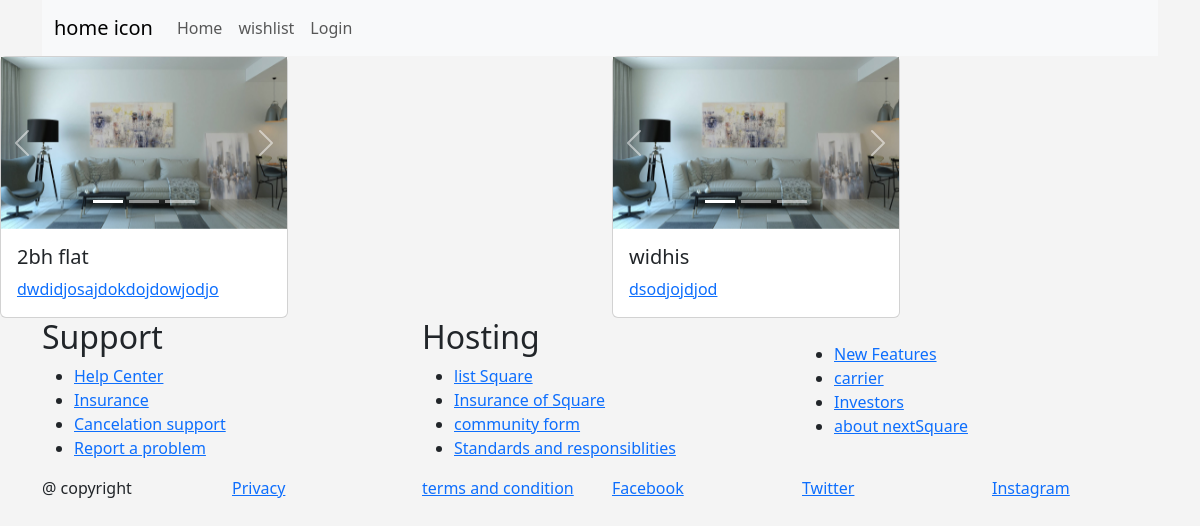
The page /home/base on the database as committed earlier.
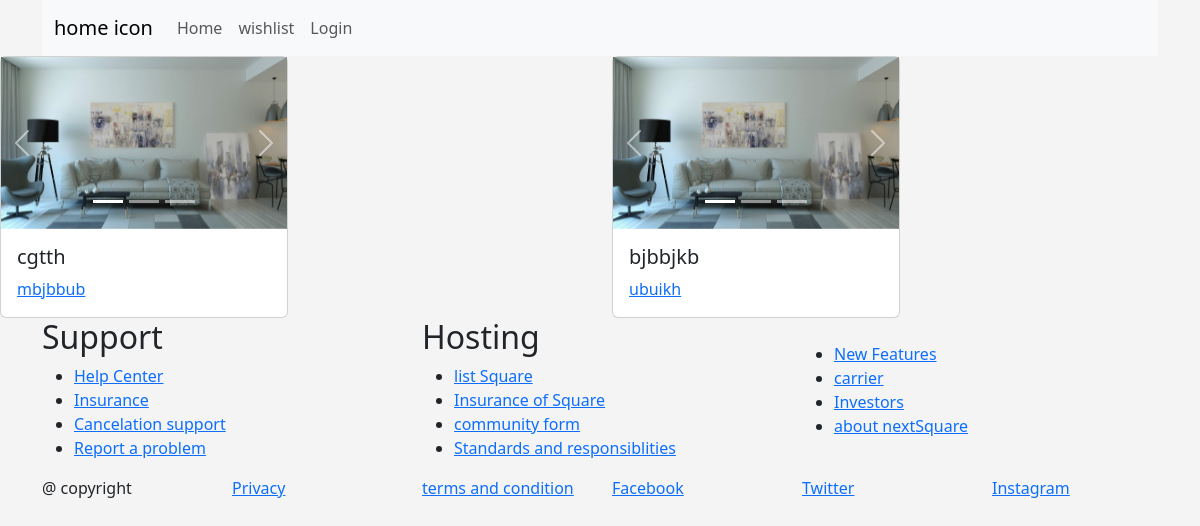
The same page on the database as committed later.
### home/models.py (models this page shows)
class Properties(models.Model):
    property_id = models.AutoField(primary_key=True)
    landlord = models.ForeignKey(Persons, on_delete=models.CASCADE)
    property_type = models.CharField(max_length=255)
    location = models.CharField(max_length=255)
    property_images = models.TextField()
    property_details = models.TextField()
    renting_amount = models.DecimalField(max_digits=10, decimal_places=2)
    services_subscription_active = models.BooleanField()

### home/views.py (the view)
# urls.py: path('base',views.home,name='homepage'),
def home(request):
          properties=Properties.objects.all()
          if properties is None:
                  return HttpResponse('no properties found')
          return render (request,'home/index.html',context={'properties':properties})

### home/templates/home/index.html (shortened to what this page needs)
{% extends 'home/base.html'  %}
{% load static %}
{% block navigation %}
  {% if user.is_authenticated %}
    <div class='container'>
      <nav class='navbar navbar-expand-lg navbar-light bg-light'>
      <div class='container-fluid'>
          <a class="navbar-brand" href="#">home icon</a>
          <button class="navbar-toggler" type="button" data-bs-toggle="collapse" data-bs-target="#navbarTogglerDemo01" aria-controls="navbarTogglerDemo01" aria-expanded="false" aria-label="Toggle navigation">
            <span class="navbar-toggler-icon"></span>
          </button>
          <div class="collapse navbar-collapse" id="navbarTogglerDemo01">
            <ul class="navbar-nav me-auto mb-2 mb-lg-0">
              <li class="nav-item">
                <a class="nav-link" href="#">Home</a>
              </li>
              <li class="nav-item">
                <a class="nav-link" href="#">wishlist</a>
              </li>
              <li class="nav-item">
                <a class="nav-link" href="#">{{ user.username }}</a>
              </li>
              <li class="nav-item">
                <a class="nav-link" href="{% url 'login:logout' %}">logout</a>
              </li>
              <li class="nav-item">
              <a class="nav-link" href=""></a>
              </li>
            </ul>
      </div>
      </nav>
    </div>
  {% else %}
    <div class='container'>
      <nav class='navbar navbar-expand-lg navbar-light bg-light'>
      <div class='container-fluid'>
          <a class="navbar-brand" href="#">home icon</a>
          <div class="collapse navbar-collapse" id="navbarTogglerDemo01">
            <ul class="navbar-nav me-auto mb-2 mb-lg-0">
              <li class="nav-item">
                <a class="nav-link" href="#">Home</a>
              </li>
              <li class="nav-item">
                <a class="nav-link" href="#">wishlist</a>
              </li>
              <li class="nav-item">
                <a class="nav-link" href="{% url 'login:login' %}">Login</a>
              </li>
            </ul>
      </div>
      </nav>
    </div>
  {% endif %}
{% endblock %}
{% block grid_property %}
      <div class='row'>
        {% for properties in properties %}
        {% include 'home/property_card.html' with property=properties %}
        {% endfor %}
      </div>
{% endblock %}

### home/templates/home/base.html (shortened to what this page needs)
<!DOCTYPE html>
<html>
          <head>
                    <link rel="stylesheet" href="">
                    {% load static %}
                    {% load bootstrap5 %}
                    {% bootstrap_css %}
          </head>
          <body style='background-color:#f4f4f4; color=#08010e;'>
                    {% block navigation %}{% endblock %}
                    {% block grid_property %}{% endblock %}
                    <footer class="container">
                              <section class="row">
                                        <article class="col">
                                                  <h2>Support</h2>
                                                  <ul>
                                                            <li><a href=''>Help Center</a></li>
                                                            <li><a href=''>Insurance</a></li>
                                                            <li><a href=''>Cancelation support</a></li>
                                                            <li><a href=''>Report a problem</a></li>
                                                  </ul>
                                        </article>
                                        <article class="col">
                                                  <h2>Hosting</h2>
                                                  <ul>
                                                            <li><a href=''>list Square</a></li>
                                                            <li><a href=''>Insurance of Square</a></li>
                                                            <li><a href=''>community form</a></li>
                                                            <li><a href=''>Standards and responsiblities</a></li>
                                                  </ul>
                                        </article>
                                        <article class="col">
                                                  <br>
                                                  <ul>
                                                            <li><a href=''>New Features</a></li>
                                                            <li><a href=''>carrier</a></li>
                                                            <li><a href=''>Investors</a></li>
                                                            <li><a href=''>about nextSquare</a></li>
                                                  </ul>
                                        </article>
                              </section>
                              <section class="row">
                                        <article class="col-4 col-lg-2">@ copyright</article>
                                        <article class="col-4 col-lg-2"><a href=''>Privacy</a></article>
                                        <article class="col-4 col-lg-2"><a href=''>terms and condition</a></article>
                                        <article class="col-4 col-lg-2"><a href=''>Facebook</a></article>
                                        <article class="col-4 col-lg-2"><a href=''>Twitter</a></article>
                                        <article class="col-4 col-lg-2"><a href=''>Instagram</a></article>
                              </section>
                    </footer>
          </body>
</html>

### home/templates/home/property_card.html (shortened to what this page needs)
{% load static %}
<div class='col md-6'>
<div class="card" style="width: 18rem;">
  <div id="carouselExampleIndicators" class="carousel slide" data-bs-ride="carousel">
  <div class="carousel-indicators">
    <button type="button" data-bs-target="#carouselExampleIndicators" data-bs-slide-to="0" class="active" aria-current="true" aria-label="Slide 1"></button>
    <button type="button" data-bs-target="#carouselExampleIndicators" data-bs-slide-to="1" aria-label="Slide 2"></button>
    <button type="button" data-bs-target="#carouselExampleIndicators" data-bs-slide-to="2" aria-label="Slide 3"></button>
  </div>
  <div class="carousel-inner">
    <div class="carousel-item active">
      <img src="{% static 'img1.jpg' %}" class="d-block w-100" alt="...">
    </div>
  </div>
  <button class="carousel-control-prev" type="button" data-bs-target="#carouselExampleIndicators" data-bs-slide="prev">
    <span class="carousel-control-prev-icon" aria-hidden="true"></span>
  </button>
  <button class="carousel-control-next" type="button" data-bs-target="#carouselExampleIndicators" data-bs-slide="next">
    <span class="carousel-control-next-icon" aria-hidden="true"></span>
  </button>
 </div>
  <div class="card-body">
    <h5 class="card-title">{{property.property_type}}</h5>
    <a class="card-text" href="{% url 'property:properties' property.property_id %}">{{property.property_details}}</a>
  </div>
</div>
</div>

Rows that differ between the two databases and show on the page:
removed Properties: property_type "2bh flat", property_details "dwdidjosajdokdojdowjodjo"
removed Properties: property_type "widhis", property_details "dsodjojdjod"
added Properties: property_type "cgtth", property_details "mbjbbub"
added Properties: property_type "bjbbjkb", property_details "ubuikh"
